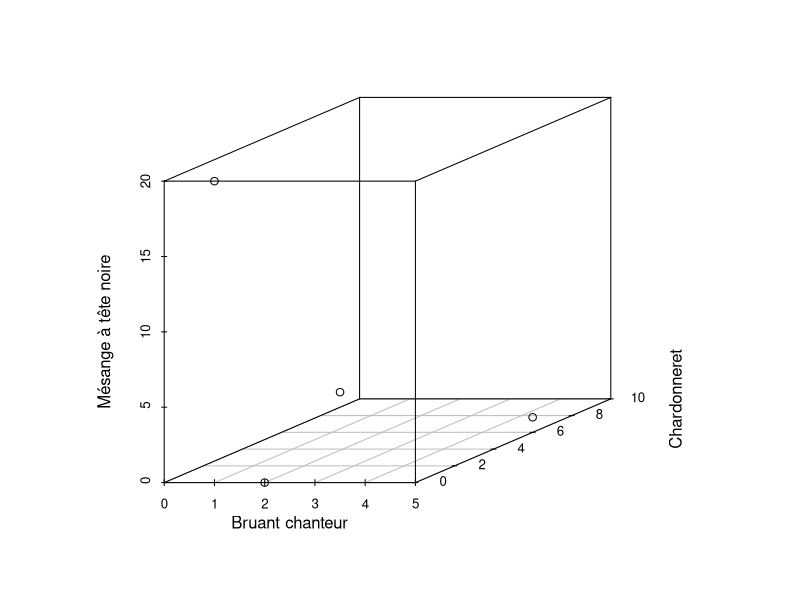
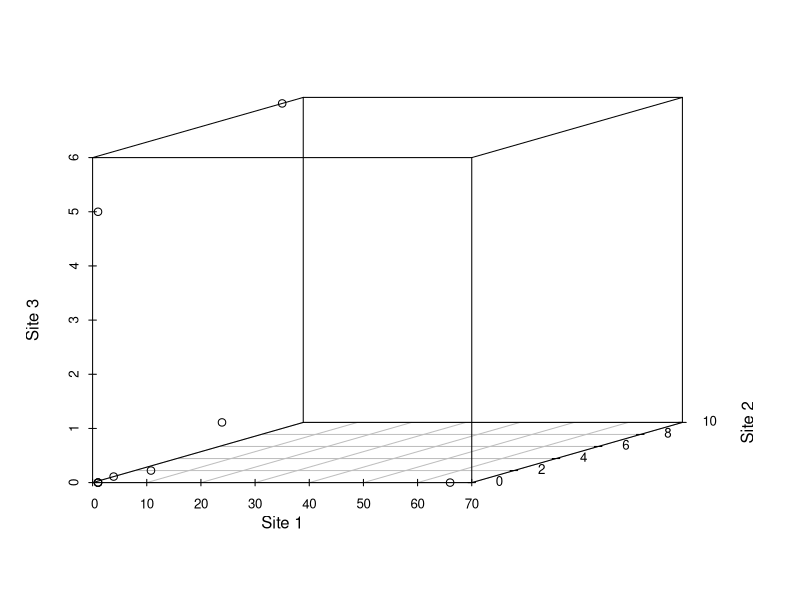
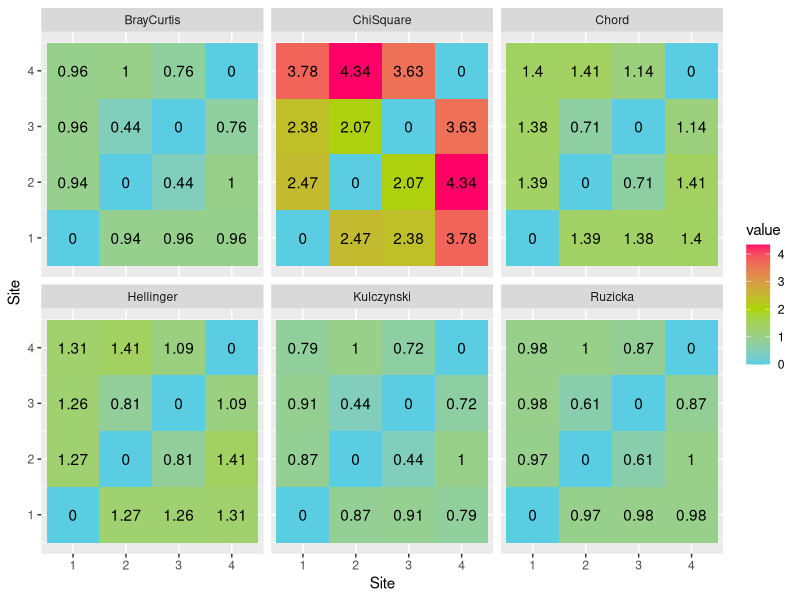
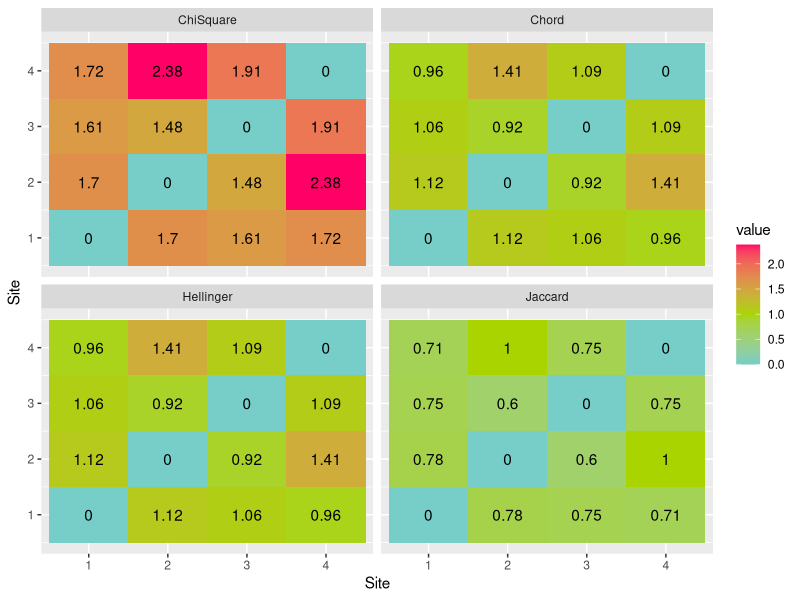
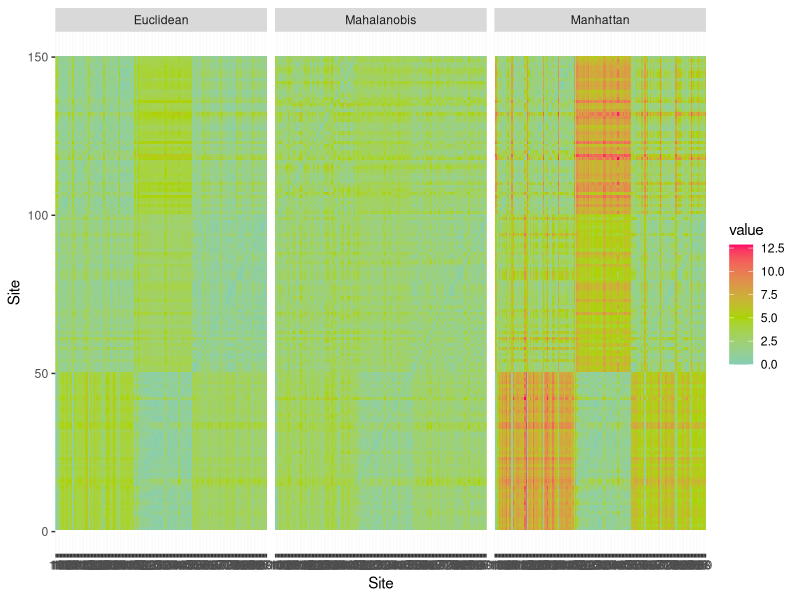
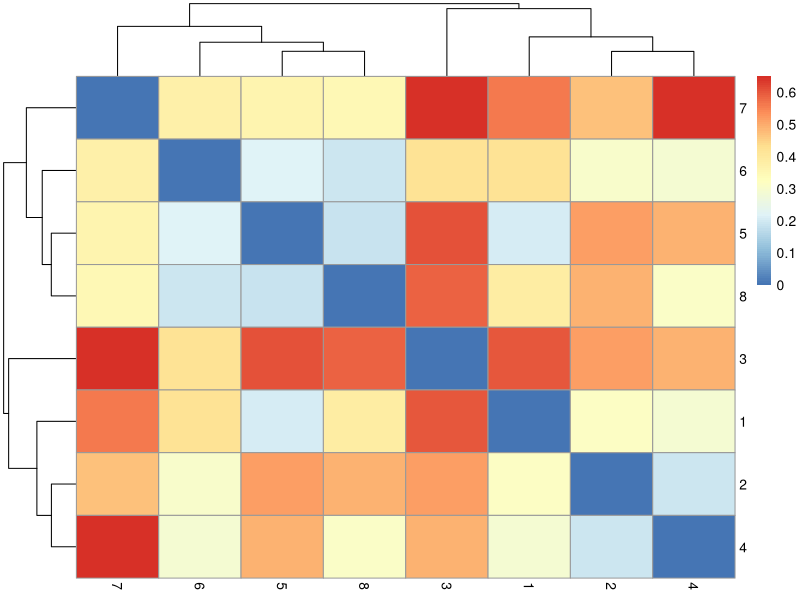
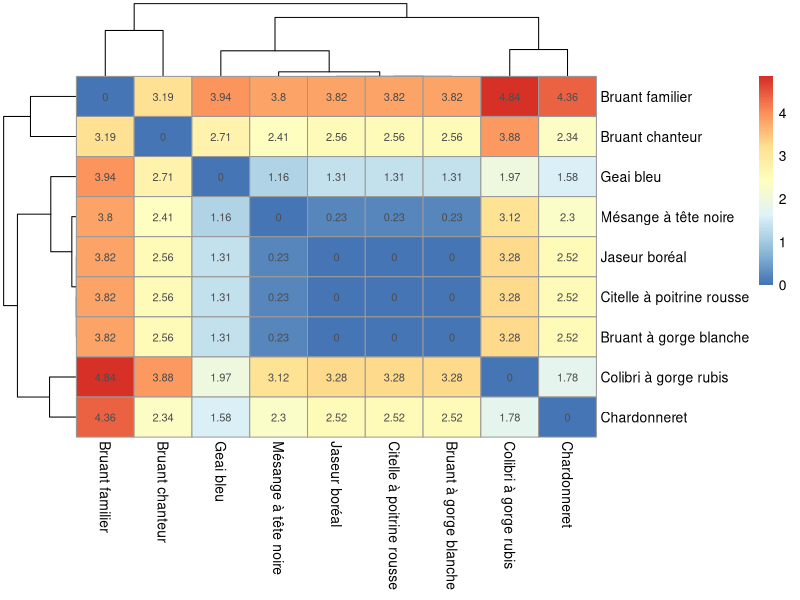
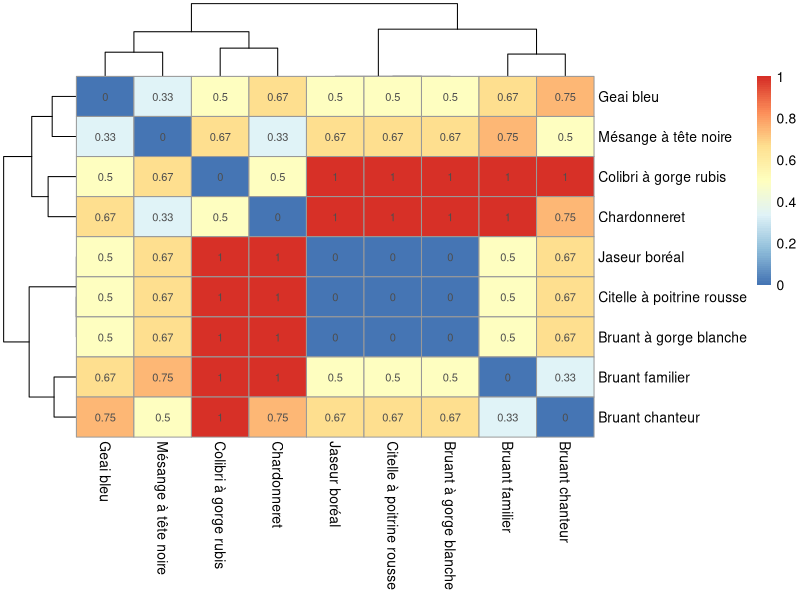

The R source for these figures, in order:
## ---- chunk 1
library("tidyverse")
## ---- chunk 2
abundance <- tibble('Bruant familier' = c(1, 0, 0, 3),
                        'Citelle à poitrine rousse' = c(1, 0, 0, 0),
                        'Colibri à gorge rubis' = c(0, 1, 0, 0),
                        'Geai bleu' = c(3, 2, 0, 0),
                        'Bruant chanteur' = c(1, 0, 5, 2),
                        'Chardonneret' = c(0, 9, 6, 0),
                        'Bruant à gorge blanche' = c(1, 0, 0, 0),
                        'Mésange à tête noire' = c(20, 1, 1, 0),
                        'Jaseur boréal' = c(66, 0, 0, 0))
## ---- chunk 3
occurence <- abundance %>%
  transmute_all(funs(if_else(. > 0, 1, 0)))
occurence
## ---- chunk 4
library("scatterplot3d")
species <- c("Bruant chanteur", "Chardonneret", "Mésange à tête noire")
x <- abundance %>% pull(species[1])
y <- abundance %>% pull(species[2])
z <- abundance %>% pull(species[3])
scatterplot3d(x, y, z, angle = 20, asp = 0.3,
              xlab = species[1], ylab = species[2], zlab = species[3])
## ---- chunk 5
site1 <- t(abundance)[, 1]
site2 <- t(abundance)[, 2]
site3 <- t(abundance)[, 3]
scatterplot3d(site1, site2, site3, angle = 20, asp = 10,
              xlab = "Site 1", ylab = "Site 2", zlab = "Site 3")
## ---- chunk 6
library("vegan")
vegdist(occurence, method = "jaccard",
        diag = TRUE, upper = TRUE)
## ---- chunk 7
dissimilarity <- vegdist(occurence, method = "jaccard",
                        diag = TRUE, upper = TRUE)
distance <- sqrt(dissimilarity)
distance
## ---- chunk 8
associations_abund <- list()
associations_abund[['BrayCurtis']] <- vegdist(abundance, method = "bray")
associations_abund[['BrayCurtis']]
## ---- chunk 9
associations_abund[['Ruzicka']] <- associations_abund[['BrayCurtis']] * 2 / (1 + associations_abund[['BrayCurtis']])
## ---- chunk 10
associations_abund[['Kulczynski']] <- vegdist(abundance, method = "kulczynski")
## ---- chunk 11
associations_abund[['Hellinger']] <- dist(decostand(abundance, method="hellinger"))
## ---- chunk 12
associations_abund[['Chord']] <- dist(decostand(abundance, method="normalize"))
## ---- chunk 13
associations_abund[['ChiSquare']] <- dist(decostand(abundance, method="chi.square"))
## ---- chunk 14
associations_abund_df <- list()

for (i in 1:length(associations_abund)) {
  associations_abund_df[[i]] <- data.frame(as.matrix(associations_abund[[i]]))
  colnames(associations_abund_df[[i]]) <- rownames(associations_abund_df[[i]])
  associations_abund_df[[i]]$row <- rownames(associations_abund_df[[i]])
  associations_abund_df[[i]] <- associations_abund_df[[i]] %>% gather(key=row)
  associations_abund_df[[i]]$column = rep(1:4, 4)
  associations_abund_df[[i]]$dist <- names(associations_abund)[i]
}
associations_abund_df <- do.call(rbind, associations_abund_df)

ggplot(associations_abund_df, aes(x=row, y=column)) +
  facet_wrap(. ~ dist, nrow = 2) +
  geom_tile(aes(fill = value)) +
  geom_text(aes(label = round(value, 2))) +
  scale_fill_gradient2(low = "#00ccff", mid = "#aad400", high = "#ff0066", midpoint = 2) +
  labs(x="Site", y="Site")
## ---- chunk 15
associations_occ <- list()
associations_occ[['Jaccard']] <- vegdist(occurence, method = "jaccard")
## ---- chunk 16
associations_occ[['Hellinger']] <- dist(decostand(occurence, method="hellinger"))
associations_occ[['Chord']] <- dist(decostand(occurence, method="normalize"))
associations_occ[['ChiSquare']] <- dist(decostand(occurence, method="chi.square"))
## ---- chunk 17
associations_occ_df <- list()

for (i in 1:length(associations_occ)) {
  associations_occ_df[[i]] <- data.frame(as.matrix(associations_occ[[i]]))
  colnames(associations_occ_df[[i]]) <- rownames(associations_occ_df[[i]])
  associations_occ_df[[i]]$row <- rownames(associations_occ_df[[i]])
  associations_occ_df[[i]] <- associations_occ_df[[i]] %>% gather(key=row)
  associations_occ_df[[i]]$column = rep(1:4, 4)
  associations_occ_df[[i]]$dist <- names(associations_occ)[i]
}
associations_occ_df <- do.call(rbind, associations_occ_df)

ggplot(associations_occ_df, aes(x=row, y=column)) +
  facet_wrap(. ~ dist) +
  geom_tile(aes(fill = value)) +
  geom_text(aes(label = round(value, 2))) +
  scale_fill_gradient2(low = "#00ccff", mid = "#aad400", high = "#ff0066", midpoint = 1) +
  labs(x="Site", y="Site")

## ---- chunk 18
data(iris)
iris %>% sample_n(5)
## ---- chunk 19
iris_sc <- iris %>%
  select(-Species) %>% 
  scale(.)%>% 
  as_tibble(.) %>% 
  mutate(Species = iris$Species) 
iris_sc
## ---- chunk 20
iris_means <- iris_sc %>%
  group_by(Species) %>%
  summarise_all(mean) %>%
  select(-Species)
iris_means
## ---- chunk 21
associations_cont = list()
associations_cont[['Euclidean']] <- dist(iris_sc %>% select(-Species), method="euclidean")
## ---- chunk 22
associations_cont[['Mahalanobis']] <- vegdist(iris_sc %>% select(-Species), 'mahalanobis')
## ---- chunk 23
associations_cont[['Manhattan']] <- vegdist(iris_sc %>% select(-Species), 'manhattan')
## ---- chunk 24
associations_cont_df <- list()

for (i in 1:length(associations_cont)) {
  associations_cont_df[[i]] <- data.frame(as.matrix(associations_cont[[i]]))
  colnames(associations_cont_df[[i]]) <- rownames(associations_cont_df[[i]])
  associations_cont_df[[i]]$row <- rownames(associations_cont_df[[i]])
  associations_cont_df[[i]] <- associations_cont_df[[i]] %>% gather(key=row)
  associations_cont_df[[i]]$column = rep(1:nrow(iris), nrow(iris))
  associations_cont_df[[i]]$dist <- names(associations_cont)[i]
}
associations_cont_df <- do.call(rbind, associations_cont_df)

ggplot(associations_cont_df, aes(x=row, y=column)) +
  facet_wrap(. ~ dist) +
  geom_tile(aes(fill = value), colour = NA) +
  #geom_text(aes(label = round(value, 2))) +
  scale_fill_gradient2(low = "#00ccff", mid = "#aad400", high = "#ff0066", midpoint = 5) +
  labs(x="Site", y="Site")
## ---- chunk 25
X <- tibble(ID = 1:8,
            age = c(21, 21, 19, 30, 21, 21, 19, 30),
            gender = c('M','M','N','M','F','F','F','F'),
            civil_status = c('MARRIED','SINGLE','SINGLE','SINGLE','MARRIED','SINGLE','WIDOW','DIVORCED'),
            salary = c(3000.0,1200.0 ,32000.0,1800.0 ,2900.0 ,1100.0 ,10000.0,1500.0),
            children = c(TRUE, FALSE, TRUE, TRUE, TRUE, TRUE, FALSE, TRUE),
            available_credit = c(2200,100,22000,1100,2000,100,6000,2200))
X
## ---- chunk 26
X_dum <- model.matrix(~ 0 + ., X[, -1])
X_dum
## ---- chunk 27
library("pheatmap")
d_gow <- as.matrix(vegdist(X_dum, 'gower'))
colnames(d_gow) <- rownames(d_gow) <- X$ID
pheatmap(d_gow)
## ---- chunk 28
abundance_r <- t(abundance)
D_chisq_R <- as.matrix(dist(decostand(abundance_r, method="chi.square")))
pheatmap(D_chisq_R, display_numbers = round(D_chisq_R, 2))
## ---- chunk 29
occurence_r <- t(occurence)
D_jacc_R <- as.matrix(vegdist(occurence_r, method = "jaccard"))
pheatmap(D_jacc_R, display_numbers = round(D_jacc_R, 2))
## ---- chunk 30
iris_cor <- iris %>%
  select(-Species) %>%
  cor(.)
pheatmap(iris_cor, cluster_rows = FALSE, cluster_cols = FALSE,
         display_numbers = round(iris_cor, 2))
## ---- chunk 31
df_mcinnes <- read_csv("data/clusterable_data.csv", col_names = c("x", "y"), skip = 1)
ggplot(df_mcinnes, aes(x=x, y=y)) + geom_point() + coord_fixed()
